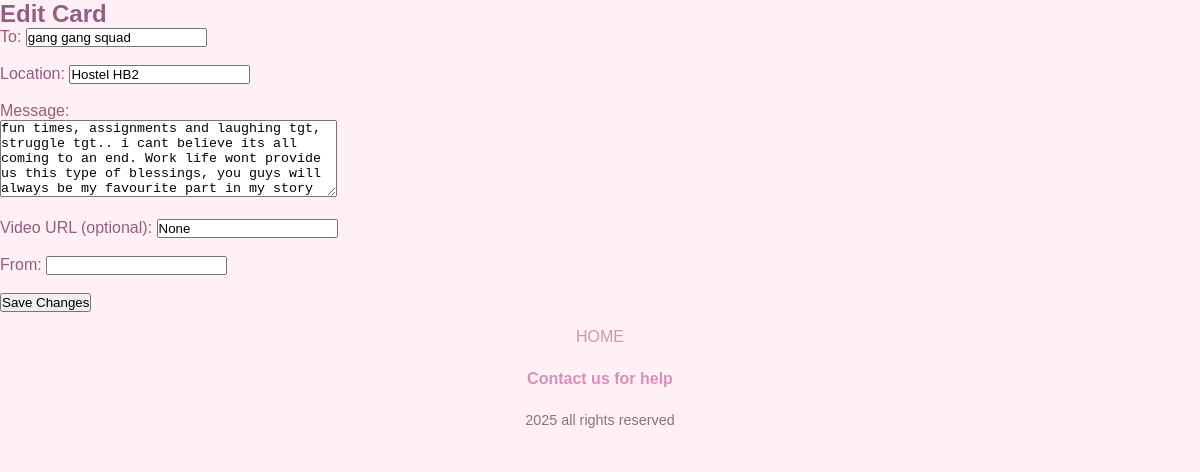
The page /edit/3 on the database its author committed.
### app.py (models this page shows)
class Card(db.Model):
    id = db.Column(db.Integer, primary_key=True)
    to_name = db.Column(db.String(50), nullable=False)
    location = db.Column(db.String(100), nullable=False)
    message = db.Column(db.Text, nullable=False)
    photos = db.relationship("Photo", backref="card", lazy=True)
    video = db.Column(db.String(200), nullable=True)
    user_id = db.Column(db.Integer, db.ForeignKey("user.id"), nullable=True)
    song = db.Column(db.Text, nullable=True)
    created = db.Column(db.DateTime, default=datetime.utcnow)
    lat = db.Column(db.Float, nullable=True)
    lng = db.Column(db.Float, nullable=True)
    status = db.Column(db.String(20), default="pending")  # pending, approved, rejected, archived

### app.py (the view, shortened to what this page needs)
@app.route("/edit/<int:card_id>", methods=["GET", "POST"])
def edit_card(card_id):
    card = Card.query.get_or_404(card_id)
    return render_template("edit.html", card=card)

### app.py (called while the page is built)
@app.context_processor
def inject_user():
    user_id = session.get("user_id")
    if user_id:
        user = User.query.get(user_id)
        return dict(current_user=user)
    return dict(current_user=None)

### templates/edit.html (shortened to what this page needs)
{% extends "base.html" %}
{% block body %}
<div class="form-container">
    <h2>Edit Card</h2>
    <form method="post" action="{{ url_for('edit_card', card_id=card.id) }}">
        <label for="to_name">To:</label>
        <input type="text" id="to_name" name="to_name" value="{{ card.to_name }}" required><br><br>
        <label for="location">Location:</label>
        <input type="text" id="location" name="location" value="{{ card.location }}"><br><br>
        <label for="message">Message:</label><br>
        <textarea id="message" name="message" rows="5" cols="40" required>{{ card.message }}</textarea><br><br>
        <label for="video">Video URL (optional):</label>
        <input type="url" id="video" name="video" value="{{ card.video }}"><br><br>
        <label for="from_name">From:</label>
        <input type="text" id="from_name" name="from_name" value="{{ card.from_name }}"><br><br>
        <button type="submit">Save Changes</button>
    </form>
</div>
{% endblock %}

### static/styles.css (style rules this page uses)
body { font-family: "Poppins", sans-serif; background: #fff0f5; margin: 0; padding: 0; color: #955d7f; }
* { margin: 0; padding: 0; box-sizing: border-box; text-decoration: none; list-style: none; }
.form-container { position: relative; flex: 1; overflow: hidden; }

### rows shown on the page
Card: to_name "gang gang squad", location "Hostel HB2", message "fun times, assignments and laughing tgt, struggle tgt.. i cant believe its all coming to an end. Work life wont provide us this type of blessings, you guys will always be my favourite part in my story", video "None"
